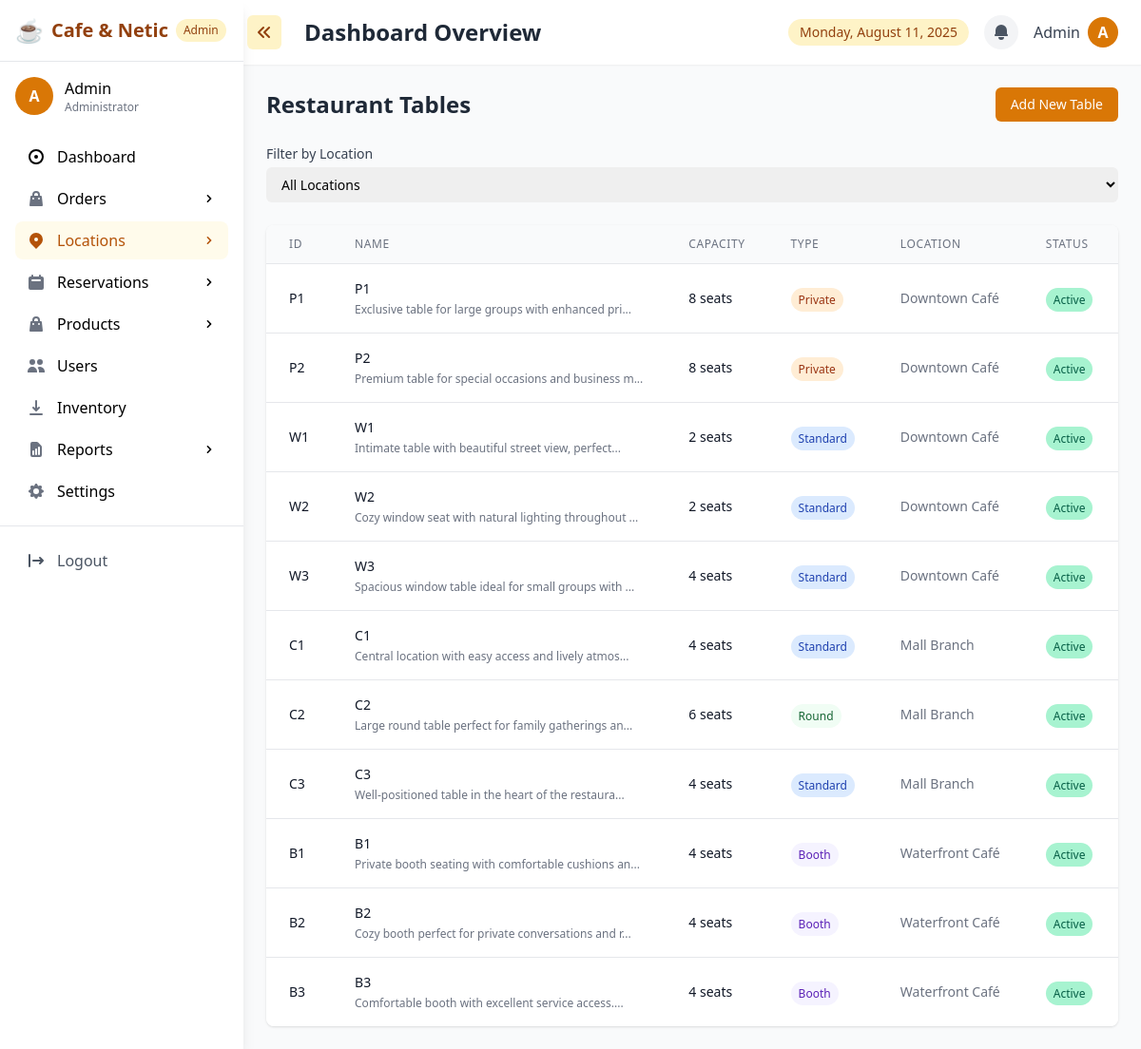
Screenshot of /admin/admin_tables.php (signed in) with the database file from the repository.
### tables this page shows
CREATE TABLE `restaurant_tables` (
  `location_id` int(11) NOT NULL,
  `table_id` varchar(10) NOT NULL,
  `table_number` varchar(10) NOT NULL,
  `capacity` int(11) NOT NULL,
  `description` varchar(255) DEFAULT NULL,
  `type` enum('standard','round','booth','private','bar','outdoor') NOT NULL,
  `is_active` tinyint(1) DEFAULT 1,
  `x_position` int(11) DEFAULT NULL,
  `y_position` int(11) DEFAULT NULL
);

CREATE TABLE `restaurant_locations` (
  `location_id` int(11) NOT NULL,
  `name` varchar(100) NOT NULL,
  `address` text NOT NULL,
  `description` text NOT NULL,
  `city` varchar(50) NOT NULL,
  `phone` varchar(20) DEFAULT NULL,
  `opening_time` time DEFAULT NULL,
  `closing_time` time DEFAULT NULL,
  `is_active` tinyint(1) DEFAULT 1,
  `rating` decimal(10,1) NOT NULL,
  `reviews` int(11) NOT NULL
);

### admin/admin_tables.php (the view, shortened to what this page needs)
<?php
require '../includes/config.php';
$sql = "SELECT t.*, l.name as location_name
        FROM restaurant_tables t
        JOIN restaurant_locations l ON t.location_id = l.location_id";
$sql .= " ORDER BY l.name, t.table_number";
try {
    $stmt = $conn->prepare($sql);
    $stmt->execute();
    $tables = $stmt->fetchAll(PDO::FETCH_ASSOC);
} catch (PDOException $e) {
    $error = "Failed to fetch tables: " . $e->getMessage();
}
?>
<!DOCTYPE html>
<html lang="en">
<head>
    <script src="https://cdn.tailwindcss.com"></script>
</head>
<body class="font-inter bg-gray-50">
    <div class="flex h-screen overflow-hidden">
        <?php include '../includes/admin_sidebar.php'; ?>
        <div class="flex-1 overflow-auto">
            <?php
                include '../includes/admin_topnav.php';
            ?>
            <main class="p-6">
                <div class="flex justify-between items-center mb-6">
                    <h1 class="text-2xl font-bold text-gray-800">Restaurant Tables</h1>
                    <a href="admin_tables_add.php" class="bg-amber-600 hover:bg-amber-700 text-white px-4 py-2 rounded-md text-sm font-medium">
                        Add New Table
                    </a>
                </div>
                <div class="mb-6">
                    <label for="location_filter" class="block text-sm font-medium text-gray-700 mb-1">Filter by Location</label>
                    <select id="location_filter" onchange="location.href='admin_tables.php'+(this.value ? '?location_id='+this.value : '')"
                            class="mt-1 block w-full pl-3 pr-10 py-2 text-base border-gray-300 focus:outline-none focus:ring-amber-500 focus:border-amber-500 sm:text-sm rounded-md">
                        <option value="">All Locations</option>
                    </select>
                </div>
                <div class="bg-white shadow rounded-lg overflow-hidden">
                    <div class="overflow-x-auto">
                        <table class="min-w-full divide-y divide-gray-200">
                            <thead class="bg-gray-50">
                                <tr>
                                    <th scope="col" class="px-6 py-3 text-left text-xs font-medium text-gray-500 uppercase tracking-wider">ID</th>
                                    <th scope="col" class="px-6 py-3 text-left text-xs font-medium text-gray-500 uppercase tracking-wider">Name</th>
                                    <th scope="col" class="px-6 py-3 text-left text-xs font-medium text-gray-500 uppercase tracking-wider">Capacity</th>
                                    <th scope="col" class="px-6 py-3 text-left text-xs font-medium text-gray-500 uppercase tracking-wider">Type</th>
                                    <th scope="col" class="px-6 py-3 text-left text-xs font-medium text-gray-500 uppercase tracking-wider">Location</th>
                                    <th scope="col" class="px-6 py-3 text-left text-xs font-medium text-gray-500 uppercase tracking-wider">Status</th>
                                    <th scope="col" class="px-6 py-3 text-right text-xs font-medium text-gray-500 uppercase tracking-wider">Actions</th>
                                </tr>
                            </thead>
                            <tbody class="bg-white divide-y divide-gray-200">
                                <?php if (empty($tables)): ?>
                                    <tr>
                                        <td colspan="7" class="px-6 py-4 text-center text-sm text-gray-500">No tables found</td>
                                    </tr>
                                <?php else: ?>
                                    <?php foreach ($tables as $table): ?>
                                    <tr class="hover:bg-gray-50">
                                        <td class="px-6 py-4 whitespace-nowrap text-sm font-medium text-gray-900">
                                            <?= htmlspecialchars($table['table_id']) ?>
                                        </td>
                                        <td class="px-6 py-4 whitespace-nowrap text-sm text-gray-900">
                                            <?= htmlspecialchars($table['table_number']) ?>
                                            <?php if (!empty($table['description'])): ?>
                                                <div class="text-xs text-gray-500 mt-1"><?= htmlspecialchars(substr($table['description'], 0, 50)) ?>...</div>
                                            <?php endif; ?>
                                        </td>
                                        <td class="px-6 py-4 whitespace-nowrap text-sm text-gray-900">
                                            <?= $table['capacity'] ?> seats
                                        </td>
                                        <td class="px-6 py-4 whitespace-nowrap">
                                            <span class="px-2 py-1 text-xs rounded-full table-type-<?= $table['type'] ?>">
                                                <?= ucfirst($table['type']) ?>
                                            </span>
                                        </td>
                                        <td class="px-6 py-4 whitespace-nowrap text-sm text-gray-500">
                                            <?= htmlspecialchars($table['location_name']) ?>
                                        </td>
                                        <td class="px-6 py-4 whitespace-nowrap">
                                            <span class="px-2 py-1 text-xs rounded-full <?= $table['is_active'] ? 'active-badge' : 'inactive-badge' ?>">
                                                <?= $table['is_active'] ? 'Active' : 'Inactive' ?>
                                            </span>
                                        </td>
                                        <td class="px-6 py-4 whitespace-nowrap text-right text-sm font-medium">
                                        </td>
                                    </tr>
                                    <?php endforeach; ?>
                                <?php endif; ?>
                            </tbody>
                        </table>
                    </div>
                </div>
            </main>
        </div>
    </div>
</body>
</html>

### admin/admin_tables.php (style rules this page uses)
.active-badge { background-color: #a7f3d0; color: #065f46; }
.table-type-standard { background-color: #dbeafe; color: #1e40af; }
.table-type-round { background-color: #f0fdf4; color: #166534; }
.table-type-booth { background-color: #f5f3ff; color: #5b21b6; }
.table-type-private { background-color: #ffedd5; color: #9a3412; }

### rows the page displays
restaurant_tables: table_id "P1", table_number "P1", description "Exclusive table for large groups with enhanced pri", capacity "8", type "Private", location.name "Downtown Café", is_active "Active"
restaurant_tables: table_id "P2", table_number "P2", description "Premium table for special occasions and business m", capacity "8", type "Private", location.name "Downtown Café", is_active "Active"
restaurant_tables: table_id "W1", table_number "W1", description "Intimate table with beautiful street view, perfect", capacity "2", type "Standard", location.name "Downtown Café", is_active "Active"
restaurant_tables: table_id "W2", table_number "W2", description "Cozy window seat with natural lighting throughout", capacity "2", type "Standard", location.name "Downtown Café", is_active "Active"
restaurant_tables: table_id "W3", table_number "W3", description "Spacious window table ideal for small groups with", capacity "4", type "Standard", location.name "Downtown Café", is_active "Active"
restaurant_tables: table_id "C1", table_number "C1", description "Central location with easy access and lively atmos", capacity "4", type "Standard", location.name "Mall Branch", is_active "Active"
restaurant_tables: table_id "C2", table_number "C2", description "Large round table perfect for family gatherings an", capacity "6", type "Round", location.name "Mall Branch", is_active "Active"
restaurant_tables: table_id "C3", table_number "C3", description "Well-positioned table in the heart of the restaura", capacity "4", type "Standard", location.name "Mall Branch", is_active "Active"
restaurant_tables: table_id "B1", table_number "B1", description "Private booth seating with comfortable cushions an", capacity "4", type "Booth", location.name "Waterfront Café", is_active "Active"
restaurant_tables: table_id "B2", table_number "B2", description "Cozy booth perfect for private conversations and r", capacity "4", type "Booth", location.name "Waterfront Café", is_active "Active"
restaurant_tables: table_id "B3", table_number "B3", description "Comfortable booth with excellent service access.", capacity "4", type "Booth", location.name "Waterfront Café", is_active "Active"

### other values shown
substr($_SESSION['first_name'] ?? 'A', 0, 1) "A"
$_SESSION['first_name'] "Admin"
